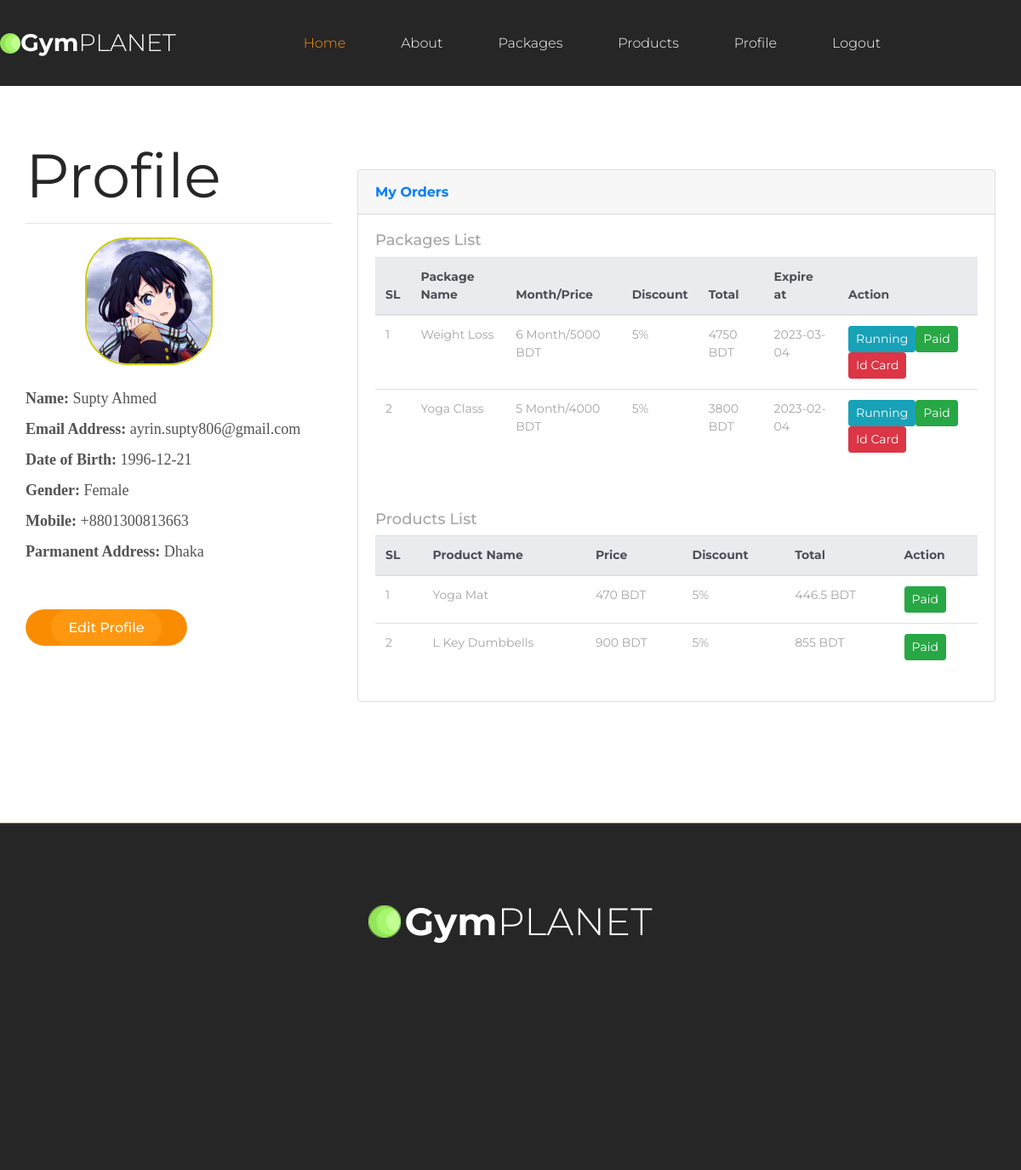
/profile.php (signed in), run on an earlier commit of the app's database.
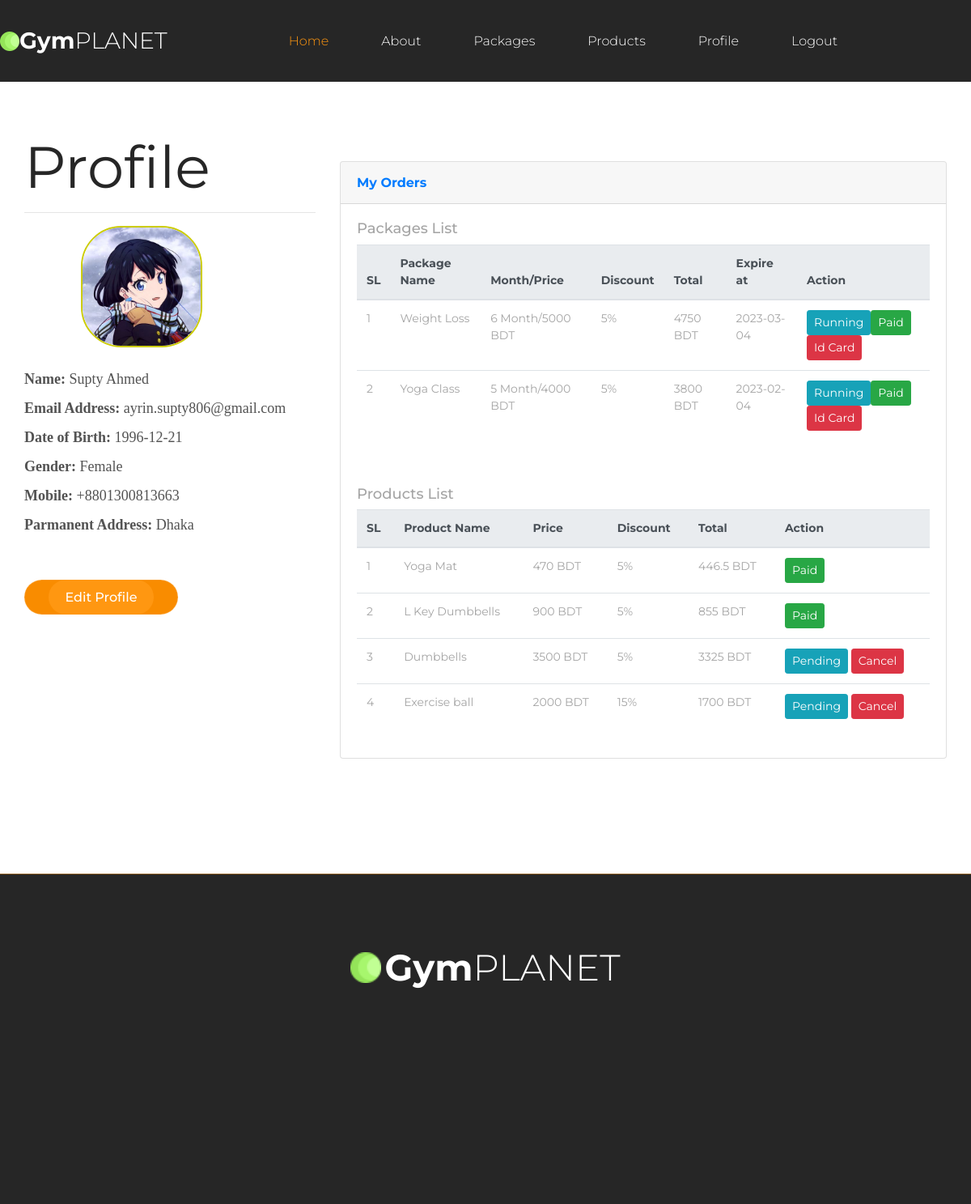
And on a later commit of the database.
### tables this page shows
CREATE TABLE `user_table` (
  `user_id` int(20) NOT NULL,
  `first_name` varchar(255) NOT NULL,
  `last_name` varchar(255) NOT NULL,
  `email` varchar(255) NOT NULL,
  `password` varchar(255) NOT NULL,
  `dob` varchar(255) NOT NULL,
  `gender` varchar(255) NOT NULL,
  `mobile` varchar(255) NOT NULL,
  `address` varchar(255) NOT NULL,
  `image` varchar(155) DEFAULT NULL,
  `flag` tinyint(10) NOT NULL DEFAULT 0,
  `otp` int(11) NOT NULL,
  `reg_at` timestamp NOT NULL DEFAULT current_timestamp()
);

CREATE TABLE `order_table` (
  `order_id` int(11) NOT NULL,
  `mobile_no` varchar(150) NOT NULL,
  `product_id` int(11) DEFAULT NULL,
  `pack_id` int(11) DEFAULT NULL,
  `pack_price` int(11) DEFAULT NULL,
  `pack_month` varchar(20) DEFAULT NULL,
  `pack_discount` varchar(20) DEFAULT NULL,
  `status` int(11) NOT NULL DEFAULT 0,
  `created_at` date NOT NULL DEFAULT current_timestamp(),
  `trainer_id` int(11) DEFAULT NULL
);

CREATE TABLE `package_table` (
  `package_id` int(20) NOT NULL,
  `pack_name` varchar(255) NOT NULL,
  `details` text NOT NULL,
  `image` varchar(255) NOT NULL,
  `month` varchar(255) NOT NULL,
  `price` int(25) NOT NULL,
  `discount` int(25) NOT NULL,
  `del_pack` tinyint(10) NOT NULL DEFAULT 0
);

CREATE TABLE `product_table` (
  `id` int(11) NOT NULL,
  `name` varchar(255) NOT NULL,
  `description` text NOT NULL,
  `image` varchar(255) NOT NULL,
  `stock` varchar(255) NOT NULL,
  `buying_price` int(11) NOT NULL,
  `selling_price` int(11) NOT NULL,
  `discount` int(11) NOT NULL,
  `soft_delete` tinyint(4) NOT NULL DEFAULT 0
);

### Classes/DB.php (called while the page is built, shortened)
<?php
class DB
{
    public function connect(){
        $this->conn = new mysqli("localhost","root","","gym");
        if ($this->conn->connect_error) {
          die("Connection failed: " . $this->conn->connect_error);
        }
        else{
            return $msg =  "connected";
        }
    }
}

### Classes/LoginClass.php (called while the page is built, shortened)
<?php
include_once 'db.php';
class LoginClass extends DB
{
    public function checkprofile()
    {
        $id = $_SESSION['user_id'];
        $que = "SELECT * FROM user_table WHERE user_id = $id";
        $result = $this->conn->query($que);
        return $result;
    }
}

### Classes/PackageClass.php (called while the page is built, shortened)
<?php
include_once 'db.php';
class PackageClass extends DB
{
    public function viewOrder(){
        $mobile = $_SESSION['mobile'];
        $qry = "SELECT * FROM order_table
        INNER JOIN user_table ON order_table.mobile_no = user_table.mobile
        INNER JOIN package_table ON order_table.pack_id = package_table.package_id
        where order_table.mobile_no = '$mobile'";
        $result = $this->conn->query($qry);
        return $result;
    }
}

### Classes/ProductClass.php (called while the page is built, shortened)
<?php
include_once 'db.php';
class ProductClass extends DB
{
    public function viewOrder(){
        $mobile = $_SESSION['mobile'];
        $qry = "SELECT * FROM order_table INNER JOIN user_table ON order_table.mobile_no=user_table.mobile INNER JOIN product_table ON order_table.product_id=product_table.id where order_table.mobile_no='$mobile'";
        $result = $this->conn->query($qry);
        return $result;
    }
}

### profile.php (the view, shortened to what the changed rows need)
<?php include 'layouts/header.php'; ?>
<?php include 'layouts/nav.php'; ?>
<br><br>
<div class="about">
    <div class="container about_container">
        <div class="row">
            <div class="col-lg-4">
                <div class="about_content">
                    <div class="section_title_container">
                        <div class="section_title">Profile</div>
                    </div>
                    <?php
                    $view = $login->checkprofile();
                    foreach ($view as $value) {
                    ?>
                        <hr>
                        <img style="margin-top 10px;height: 150px; width: 150px;margin-left:70px;border-radius: 50px;border: 2px solid #CCCC00;" src=" <?php echo $value['image']; ?>" alt="">
                        <br><br>
                        <p>
                            <b>Name: </b> <?php echo $value['first_name'] . " " . $value['last_name']; ?><br>
                            <b>Email Address: </b> <?php echo $value['email']; ?><br>
                            <b>Date of Birth: </b> <?php echo $birth = $value['dob']; ?><br>
                            <b>Gender: </b> <?php echo $value['gender']; ?><br>
                            <b>Mobile: </b> <?php echo $value['mobile']; ?><br>
                            <b>Parmanent Address: </b> <?php echo $value['address']; ?>
                        <div class="button about_button"><a href="edit.php">Edit Profile</a></div>
                        </p>
                    <?php } ?>
                </div>
            </div>
            <div class="col-lg-8">
                <br><br><br>
                <div class="card">
                    <div class="card-body">
                        <div class="table-responsive">
                            <table class="table align-items-center table-flush">
                                <thead class="thead-light">
                                    <tr>
                                        <th>SL</th>
                                        <th>Package Name</th>
                                        <th>Month/Price</th>
                                        <th>Discount</th>
                                        <th>Total</th>
                                        <th>Expire at</th>
                                        <th>Action</th>
                                    </tr>
                                </thead>
                                <tbody>
                                    <?php
                                    $i = 0;
                                    $view = $pack->viewOrder();
                                    $count = mysqli_num_rows($view);
                                    if ($count > 0) {
                                        foreach ($view as $value) {
                                            $i++;
                                    ?>
                                            <tr>
                                                <td><?php echo $i; ?></td>
                                                <td><?php echo $value['pack_name']; ?></td>
                                                <td><?php echo $value['month'] . ' Month/' . $value['price']; ?> BDT</td>
                                                <td><?php echo $value['discount']; ?>%</td>
                                                <td><?php echo $value['price'] - ($value['price'] * ($value['discount'] / 100)); ?> BDT</td>
                                                <td><?php echo $effectiveDate = date('Y-m-d', strtotime("+" . $value['month'] . " months", strtotime($value['created_at']))); ?></td>
                                                <td>
                                                    <?php $date = date("Y-m-d"); ?>
                                                    <?php
                                                    if ($value['status'] == 0) {
                                                        echo "<a class='btn btn-info btn-sm text-white'>Pending</a> ";
                                                        echo "<a class='btn btn-danger btn-sm' href=?delorder=" . $value['order_id'] . ">Cancel</a>";
                                                    } else {
                                                        if ($effectiveDate < $date) {
                                                            echo "<a class='btn btn-danger btn-sm'>Expired</a> ";
                                                        } else {
                                                            echo "<a class='btn btn-info btn-sm text-white'>Running</a>";
                                                            echo "<a class='btn btn-success btn-sm text-white'>Paid</a>";
                                                            echo "<a class='btn btn-danger btn-sm' href=idcard.php?orderid=" . $value['order_id'] . " >Id Card</a>";
                                                        }
                                                    }
                                                    ?>
                                                </td>
                                            </tr>
                                    <?php }
                                    } else {
                                        echo "<th></th><th></th><th></th><th> No result found</th>";
                                    } ?>
                                </tbody>
                            </table>
                        </div>
                    </div>
                    <div class="card-body">
                        <div class="table-responsive">
                            <table class="table align-items-center table-flush">
                                <thead class="thead-light">
                                    <tr>
                                        <th>SL</th>
                                        <th>Product Name</th>
                                        <th>Price</th>
                                        <th>Discount</th>
                                        <th>Total</th>
                                        <th>Action</th>
                                    </tr>
                                </thead>
                                <tbody>
                                    <?php
                                    $i = 0;
                                    $view = $product->viewOrder();
                                    $count = mysqli_num_rows($view);
                                    if ($count > 0) {
                                        foreach ($view as $value) {
                                            $discount = ($value['discount'] / 100) * $value['selling_price'];
                                            $i++;
                                    ?>
                                            <tr>
                                                <td><?php echo $i; ?></td>
                                                <td><?php echo $value['name']; ?></td>
                                                <td><?php echo $value['selling_price']; ?> BDT</td>
                                                <td><?php echo $value['discount']; ?>%</td>
                                                <td><?php echo $value['selling_price'] - $discount; ?> BDT</td>
                                                <td>
                                                    <?php
                                                    if ($value['status'] == 0) {
                                                        echo "<a class='btn btn-info btn-sm text-white'>Pending</a> ";
                                                        echo "<a class='btn btn-danger btn-sm text-white' href=?delorder=" . $value['order_id'] . ">Cancel</a>";
                                                    } else {
                                                        echo "<a class='btn btn-success btn-sm text-white'>Paid</a>";
                                                    }
                                                    ?>
                                                </td>
                                            </tr>
                                    <?php }
                                    } else {
                                        echo "<th></th><th></th><th></th><th> No result found</th>";
                                    } ?>
                                </tbody>
                            </table>
                        </div>
                    </div>
                </div>
            </div>
        </div>
    </div>
</div>
<?php include 'layouts/footer.php'; ?>

What changed in the data, as far as the page shows it:
added order_table: product_table.name "Dumbbells", product_table.selling_price "3500", product_table.discount "5", product_table.selling_price+discount "3325", shown under "Products List"
added order_table: product_table.name "Exercise ball", product_table.selling_price "2000", product_table.discount "15", product_table.selling_price+discount "1700", shown under "Products List"
